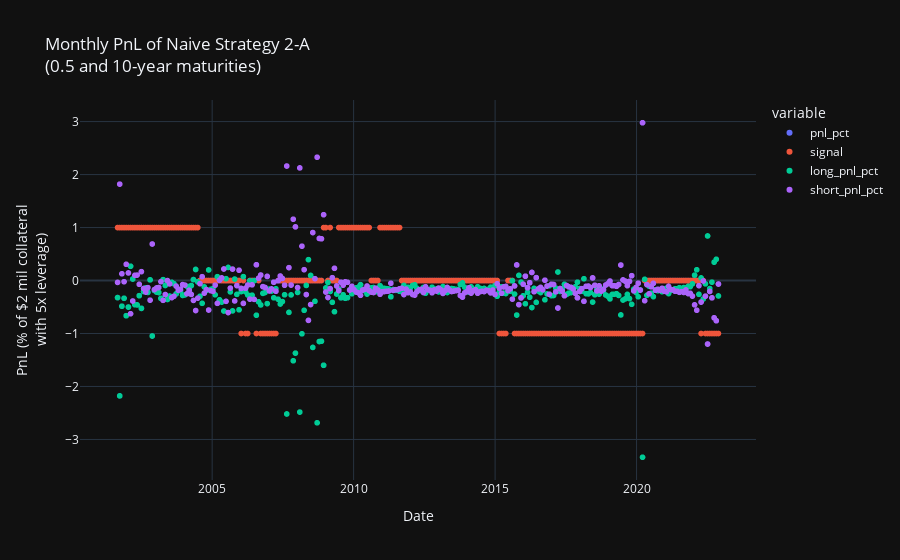

Notebook code cell kept with this figure:
### Markdown cell above
# Plot PnL Series of Naive Strategy 2-A

### Code cell
def plot_pnl(**kw):
    fig = px.scatter(
        strat_n2A_0510[[
            'pnl_pct', 'signal',
            'long_pnl_pct', 'short_pnl_pct'
        ]].rename({
        }),
        labels = {
            'date': 'Date',
            'value': 'PnL (% of $2 mil collateral<br>with 5x leverage)',
        },
        title=f'Monthly PnL of Naive Strategy 2-A<br>(0.5 and 10-year maturities)',
        template=plotly_template,
        **kw
    )
    return fig

plot_pnl()

### Figure 1 — Plotly figure (JSON) as saved in the notebook; plotly's stock layout.template omitted (floating-point values rounded to 4 significant figures; data arrays with more than 128 entries replaced by an {"elided": "..."} marker saying what was removed)
{"data": [{"hovertemplate": "variable=pnl_pct<br>Date=%{x}<br>PnL (% of $2 mil collateral<br>with 5x leverage)=%{y}<extra></extra>", "legendgroup": "pnl_pct", "marker": {"color": "#636efa", "symbol": "circle"}, "mode": "markers", "name": "pnl_pct", "showlegend": true, "type": "scattergl", "x": {"elided": "278 str values"}, "xaxis": "x", "y": {"elided": "278 float values"}, "yaxis": "y"}, {"hovertemplate": "variable=signal<br>Date=%{x}<br>PnL (% of $2 mil collateral<br>with 5x leverage)=%{y}<extra></extra>", "legendgroup": "signal", "marker": {"color": "#EF553B", "symbol": "circle"}, "mode": "markers", "name": "signal", "showlegend": true, "type": "scattergl", "x": {"elided": "278 str values"}, "xaxis": "x", "y": {"elided": "278 int values"}, "yaxis": "y"}, {"hovertemplate": "variable=long_pnl_pct<br>Date=%{x}<br>PnL (% of $2 mil collateral<br>with 5x leverage)=%{y}<extra></extra>", "legendgroup": "long_pnl_pct", "marker": {"color": "#00cc96", "symbol": "circle"}, "mode": "markers", "name": "long_pnl_pct", "showlegend": true, "type": "scattergl", "x": {"elided": "278 str values"}, "xaxis": "x", "y": {"elided": "278 float values"}, "yaxis": "y"}, {"hovertemplate": "variable=short_pnl_pct<br>Date=%{x}<br>PnL (% of $2 mil collateral<br>with 5x leverage)=%{y}<extra></extra>", "legendgroup": "short_pnl_pct", "marker": {"color": "#ab63fa", "symbol": "circle"}, "mode": "markers", "name": "short_pnl_pct", "showlegend": true, "type": "scattergl", "x": {"elided": "278 str values"}, "xaxis": "x", "y": {"elided": "278 float values"}, "yaxis": "y"}], "layout": {"autosize": true, "legend": {"title": {"text": "variable"}, "tracegroupgap": 0}, "title": {"text": "Monthly PnL of Naive Strategy 2-A<br>(0.5 and 10-year maturities)"}, "xaxis": {"anchor": "y", "autorange": true, "domain": [0, 1], "range": ["2000-05-29 23:27:44.769", "2024-02-22 00:32:15.231"], "title": {"text": "Date"}, "type": "date"}, "yaxis": {"anchor": "x", "autorange": true, "domain": [0, 1], "range": [-3.857, 3.499], "title": {"text": "PnL (% of $2 mil collateral<br>with 5x leverage)"}, "type": "linear"}}}
